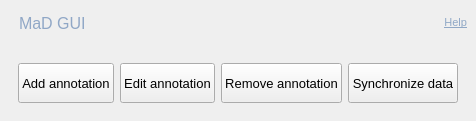
     <widget class="QFrame" name="drop_shadow_frame">
      <property name="sizePolicy">
       <sizepolicy hsizetype="Expanding" vsizetype="Expanding">
        <horstretch>0</horstretch>
        <verstretch>0</verstretch>
       </sizepolicy>
      </property>
      <property name="styleSheet">
       <string notr="true"/>
      </property>
      <property name="frameShape">
       <enum>QFrame::NoFrame</enum>
      </property>
      <property name="frameShadow">
       <enum>QFrame::Raised</enum>
      </property>
      <property name="lineWidth">
       <number>0</number>
      </property>
      <layout class="QVBoxLayout" name="verticalLayout">
       <property name="spacing">
        <number>0</number>
       </property>
       <property name="leftMargin">
        <number>0</number>
       </property>
       <property name="topMargin">
        <number>0</number>
       </property>
       <property name="rightMargin">
        <number>0</number>
       </property>
       <property name="bottomMargin">
        <number>0</number>
       </property>
       <item>
        <widget class="QFrame" name="title_bar">
         <property name="minimumSize">
          <size>
           <width>0</width>
           <height>40</height>
          </size>
         </property>
         <property name="maximumSize">
          <size>
           <width>16777215</width>
           <height>40</height>
          </size>
         </property>
         <property name="palette">
          <palette>
           <active/>
           <inactive/>
           <disabled/>
          </palette>
         </property>
         <property name="styleSheet">
          <string notr="true">background-color: none</string>
         </property>
         <property name="frameShape">
          <enum>QFrame::NoFrame</enum>
         </property>
         <property name="frameShadow">
          <enum>QFrame::Raised</enum>
         </property>
         <layout class="QHBoxLayout" name="horizontalLayout">
          <item>
           <widget class="QFrame" name="frame_title">
            <property name="sizePolicy">
             <sizepolicy hsizetype="Preferred" vsizetype="Preferred">
              <horstretch>0</horstretch>
              <verstretch>0</verstretch>
             </sizepolicy>
            </property>
            <property name="font">
             <font>
              <family>Arial</family>
              <pointsize>7</pointsize>
             </font>
            </property>
            <property name="frameShape">
             <enum>QFrame::NoFrame</enum>
            </property>
            <property name="frameShadow">
             <enum>QFrame::Raised</enum>
            </property>
            <layout class="QVBoxLayout" name="verticalLayout_2">
             <property name="spacing">
              <number>0</number>
             </property>
             <property name="leftMargin">
              <number>10</number>
             </property>
             <property name="topMargin">
              <number>5</number>
             </property>
             <property name="rightMargin">
              <number>0</number>
             </property>
             <property name="bottomMargin">
              <number>0</number>
             </property>
             <item alignment="Qt::AlignVCenter">
              <widget class="QLabel" name="label_title">
               <property name="minimumSize">
                <size>
                 <width>0</width>
                 <height>20</height>
                </size>
               </property>
               <property name="maximumSize">
                <size>
                 <width>16777215</width>
                 <height>50</height>
                </size>
               </property>
               <property name="font">
                <font>
                 <family>Arial</family>
                 <pointsize>12</pointsize>
                </font>
               </property>
               <property name="styleSheet">
                <string notr="true">color: rgb(144,167,198)</string>
               </property>
               <property name="text">
                <string>&lt;html&gt;&lt;head/&gt;&lt;body&gt;&lt;p&gt;MaD GUI&lt;/p&gt;&lt;/body&gt;&lt;/html&gt;</string>
               </property>
               <property name="textFormat">
                <enum>Qt::RichText</enum>
               </property>
               <property name="scaledContents">
                <bool>false</bool>
               </property>
               <property name="alignment">
                <set>Qt::AlignLeading|Qt::AlignLeft|Qt::AlignTop</set>
               </property>
               <property name="margin">
                <number>0</number>
               </property>
               <property name="indent">
                <number>0</number>
               </property>
               <property name="openExternalLinks">
                <bool>true</bool>
               </property>
               <property name="textInteractionFlags">
                <set>Qt::TextBrowserInteraction</set>
               </property>
              </widget>
             </item>
            </layout>
           </widget>
          </item>
          <item>
           <widget class="QFrame" name="frame_title_2">
            <property name="sizePolicy">
             <sizepolicy hsizetype="Preferred" vsizetype="Preferred">
              <horstretch>0</horstretch>
              <verstretch>0</verstretch>
             </sizepolicy>
            </property>
            <property name="font">
             <font>
              <family>Arial</family>
              <pointsize>7</pointsize>
             </font>
            </property>
            <property name="frameShape">
             <enum>QFrame::NoFrame</enum>
            </property>
            <property name="frameShadow">
             <enum>QFrame::Raised</enum>
            </property>
            <layout class="QVBoxLayout" name="verticalLayout_5">
             <property name="spacing">
              <number>0</number>
             </property>
             <property name="leftMargin">
              <number>10</number>
             </property>
             <property name="topMargin">
              <number>5</number>
             </property>
             <property name="rightMargin">
              <number>0</number>
             </property>
             <property name="bottomMargin">
              <number>0</number>
             </property>
             <item>
              <widget class="QLabel" name="label_credits_2">
               <property name="sizePolicy">
                <sizepolicy hsizetype="Preferred" vsizetype="Expanding">
                 <horstretch>0</horstretch>
                 <verstretch>0</verstretch>
                </sizepolicy>
               </property>
               <property name="font">
                <font>
                 <pointsize>8</pointsize>
                </font>
               </property>
               <property name="toolTip">
                <string>Open documentation website</string>
               </property>
               <property name="styleSheet">
                <string notr="true">color: rgb(144,167,198);</string>
               </property>
               <property name="text">
                <string>&lt;html&gt;&lt;head/&gt;&lt;body&gt;&lt;p&gt;&lt;span style=&quot; color:#90a8c6;&quot;&gt;&lt;/span&gt;&lt;a href=&quot;https://mad-gui.readthedocs.io/en/latest/README.html#user-interface&quot;&gt;&lt;span style=&quot; text-decoration: underline; color:#90a8c6;&quot;&gt;Help&lt;/span&gt;&lt;/a&gt;&lt;/p&gt;&lt;/body&gt;&lt;/html&gt;</string>
               </property>
               <property name="textFormat">
                <enum>Qt::AutoText</enum>
               </property>
               <property name="alignment">
                <set>Qt::AlignRight|Qt::AlignTrailing|Qt::AlignVCenter</set>
               </property>
               <property name="openExternalLinks">
                <bool>true</bool>
               </property>
               <property name="textInteractionFlags">
                <set>Qt::TextBrowserInteraction</set>
               </property>
              </widget>
             </item>
            </layout>
           </widget>
          </item>
         </layout>
        </widget>
       </item>
       <item alignment="Qt::AlignTop">
        <widget class="QFrame" name="credits_bar">
         <property name="sizePolicy">
          <sizepolicy hsizetype="Preferred" vsizetype="Preferred">
           <horstretch>0</horstretch>
           <verstretch>0</verstretch>
          </sizepolicy>
         </property>
         <property name="maximumSize">
          <size>
           <width>16777215</width>
           <height>30</height>
          </size>
         </property>
         <property name="styleSheet">
          <string notr="true">background-color: none</string>
         </property>
         <property name="frameShape">
          <enum>QFrame::NoFrame</enum>
         </property>
         <property name="frameShadow">
          <enum>QFrame::Raised</enum>
         </property>
         <property name="lineWidth">
          <number>1</number>
         </property>
         <layout class="QHBoxLayout" name="horizontalLayout_3">
          <property name="spacing">
           <number>0</number>
          </property>
          <property name="leftMargin">
           <number>0</number>
          </property>
          <property name="topMargin">
           <number>0</number>
          </property>
          <property name="rightMargin">
           <number>0</number>
          </property>
          <property name="bottomMargin">
           <number>0</number>
          </property>
          <item>
           <widget class="QFrame" name="frame_label_credits">
            <property name="sizePolicy">
             <sizepolicy hsizetype="Preferred" vsizetype="Expanding">
              <horstretch>0</horstretch>
              <verstretch>0</verstretch>
             </sizepolicy>
            </property>
            <property name="styleSheet">
             <string notr="true"/>
            </property>
            <property name="frameShape">
             <enum>QFrame::NoFrame</enum>
            </property>
            <property name="frameShadow">
             <enum>QFrame::Raised</enum>
            </property>
            <layout class="QHBoxLayout" name="horizontalLayout_6">
             <property name="spacing">
              <number>0</number>
             </property>
             <property name="topMargin">
              <number>0</number>
             </property>
             <property name="bottomMargin">
              <number>0</number>
             </property>
             <item alignment="Qt::AlignLeft">
              <widget class="QLabel" name="label_displayed_data">
               <property name="styleSheet">
                <string notr="true">color: rgb(144,167,198);</string>
               </property>
               <property name="text">
                <string/>
               </property>
              </widget>
             </item>
            </layout>
           </widget>
          </item>
         </layout>
        </widget>
       </item>
       <item>
        <widget class="QFrame" name="content_bar">
         <property name="sizePolicy">
          <sizepolicy hsizetype="Expanding" vsizetype="Expanding">
           <horstretch>0</horstretch>
           <verstretch>0</verstretch>
          </sizepolicy>
         </property>
         <property name="palette">
          <palette>
           <active>
            <colorrole role="Button">
             <brush brushstyle="SolidPattern">
              <color alpha="255">
               <red>144</red>
               <green>167</green>
               <blue>198</blue>
              </color>
             </brush>
            </colorrole>
            <colorrole role="ButtonText">
             <brush brushstyle="SolidPattern">
              <color alpha="255">
               <red>0</red>
               <green>56</green>
               <blue>101</blue>
              </color>
             </brush>
            </colorrole>
            <colorrole role="Base">
             <brush brushstyle="SolidPattern">
              <color alpha="255">
               <red>144</red>
               <green>167</green>
               <blue>198</blue>
              </color>
             </brush>
            </colorrole>
            <colorrole role="Window">
             <brush brushstyle="SolidPattern">
              <color alpha="255">
               <red>144</red>
               <green>167</green>
               <blue>198</blue>
              </color>
             </brush>
            </colorrole>
           </active>
           <inactive>
            <colorrole role="Button">
             <brush brushstyle="SolidPattern">
              <color alpha="255">
               <red>144</red>
               <green>167</green>
               <blue>198</blue>
              </color>
             </brush>
            </colorrole>
            <colorrole role="ButtonText">
             <brush brushstyle="SolidPattern">
              <color alpha="255">
               <red>0</red>
               <green>56</green>
               <blue>101</blue>
              </color>
             </brush>
            </colorrole>
            <colorrole role="Base">
             <brush brushstyle="SolidPattern">
              <color alpha="255">
               <red>144</red>
               <green>167</green>
               <blue>198</blue>
              </color>
             </brush>
            </colorrole>
            <colorrole role="Window">
             <brush brushstyle="SolidPattern">
              <color alpha="255">
               <red>144</red>
               <green>167</green>
               <blue>198</blue>
              </color>
             </brush>
            </colorrole>
           </inactive>
           <disabled>
            <colorrole role="Button">
             <brush brushstyle="SolidPattern">
              <color alpha="255">
               <red>144</red>
               <green>167</green>
               <blue>198</blue>
              </color>
             </brush>
            </colorrole>
            <colorrole role="ButtonText">
             <brush brushstyle="SolidPattern">
              <color alpha="255">
               <red>120</red>
               <green>120</green>
               <blue>120</blue>
              </color>
             </brush>
            </colorrole>
            <colorrole role="Base">
             <brush brushstyle="SolidPattern">
              <color alpha="255">
               <red>144</red>
               <green>167</green>
               <blue>198</blue>
              </color>
             </brush>
            </colorrole>
            <colorrole role="Window">
             <brush brushstyle="SolidPattern">
              <color alpha="255">
               <red>144</red>
               <green>167</green>
               <blue>198</blue>
              </color>
             </brush>
            </colorrole>
           </disabled>
          </palette>
         </property>
         <property name="styleSheet">
          <string notr="true">background-color: none</string>
         </property>
         <property name="frameShape">
          <enum>QFrame::NoFrame</enum>
         </property>
         <property name="frameShadow">
          <enum>QFrame::Raised</enum>
         </property>
         <layout class="QVBoxLayout" name="verticalLayout_4">
          <property name="topMargin">
           <number>0</number>
          </property>
          <item alignment="Qt::AlignTop">
           <widget class="QFrame" name="plot_interaction">
            <property name="sizePolicy">
             <sizepolicy hsizetype="Preferred" vsizetype="Fixed">
              <horstretch>0</horstretch>
              <verstretch>0</verstretch>
             </sizepolicy>
            </property>
            <property name="minimumSize">
             <size>
              <width>0</width>
              <height>40</height>
             </size>
            </property>
            <property name="maximumSize">
             <size>
              <width>16777215</width>
              <height>16777215</height>
             </size>
            </property>
            <property name="font">
             <font>
              <family>Arial</family>
              <pointsize>10</pointsize>
             </font>
            </property>
            <property name="frameShape">
             <enum>QFrame::NoFrame</enum>
            </property>
            <property name="frameShadow">
             <enum>QFrame::Raised</enum>
            </property>
            <layout class="QHBoxLayout" name="horizontalLayout_7">
             <item>
              <widget class="QPushButton" name="btn_add_label">
               <property name="minimumSize">
                <size>
                 <width>0</width>
                 <height>40</height>
                </size>
               </property>
               <property name="font">
                <font>
                 <family>Arial</family>
                 <pointsize>10</pointsize>
                </font>
               </property>
               <property name="focusPolicy">
                <enum>Qt::NoFocus</enum>
               </property>
               <property name="toolTip">
                <string>Enable adding labels in graphs</string>
               </property>
               <property name="autoFillBackground">
                <bool>false</bool>
               </property>
               <property name="styleSheet">
                <string notr="true"/>
               </property>
               <property name="text">
                <string>Add annotation</string>
               </property>
               <property name="checkable">
                <bool>true</bool>
               </property>
              </widget>
             </item>
             <item>
              <widget class="QPushButton" name="btn_edit_label">
               <property name="minimumSize">
                <size>
                 <width>0</width>
                 <height>40</height>
                </size>
               </property>
               <property name="font">
                <font>
                 <family>Arial</family>
                 <pointsize>10</pointsize>
                </font>
               </property>
               <property name="focusPolicy">
                <enum>Qt::NoFocus</enum>
               </property>
               <property name="toolTip">
                <string>Enable moving labels and potentially changing label type</string>
               </property>
               <property name="autoFillBackground">
                <bool>false</bool>
               </property>
               <property name="styleSheet">
                <string notr="true"/>
               </property>
               <property name="text">
                <string>Edit annotation</string>
               </property>
               <property name="checkable">
                <bool>true</bool>
               </property>
              </widget>
             </item>
             <item>
              <widget class="QPushButton" name="btn_remove_label">
               <property name="minimumSize">
                <size>
                 <width>0</width>
                 <height>40</height>
                </size>
               </property>
               <property name="font">
                <font>
                 <family>Arial</family>
                 <pointsize>10</pointsize>
                </font>
               </property>
               <property name="focusPolicy">
                <enum>Qt::NoFocus</enum>
               </property>
               <property name="toolTip">
                <string>Enable possibility to delete labels</string>
               </property>
               <property name="autoFillBackground">
                <bool>false</bool>
               </property>
               <property name="styleSheet">
                <string notr="true"/>
               </property>
               <property name="text">
                <string>Remove annotation</string>
               </property>
               <property name="checkable">
                <bool>true</bool>
               </property>
              </widget>
             </item>
             <item alignment="Qt::AlignRight">
              <widget class="QPushButton" name="btn_sync_data">
               <property name="minimumSize">
                <size>
                 <width>0</width>
                 <height>40</height>
                </size>
               </property>
               <property name="font">
                <font>
                 <family>Arial</family>
                 <pointsize>10</pointsize>
                </font>
               </property>
               <property name="focusPolicy">
                <enum>Qt::NoFocus</enum>
               </property>
               <property name="toolTip">
                <string>Switch to manual synchronization of data</string>
               </property>
               <property name="autoFillBackground">
                <bool>false</bool>
               </property>
               <property name="styleSheet">
                <string notr="true"/>
               </property>
               <property name="text">
                <string>Synchronize data</string>
               </property>
               <property name="checkable">
                <bool>true</bool>
               </property>
              </widget>
             </item>
            </layout>
           </widget>
          </item>
          <item>
           <layout class="QVBoxLayout" name="plotwidget">
            <property name="sizeConstraint">
             <enum>QLayout::SetDefaultConstraint</enum>
            </property>
           </layout>
          </item>
         </layout>
        </widget>
       </item>
      </layout>
     </widget>
